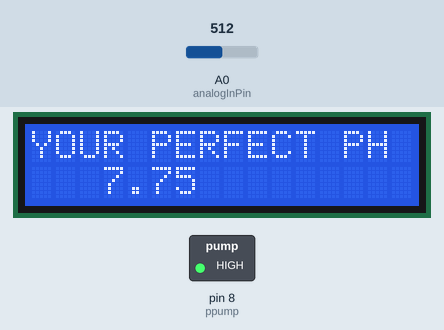
Recording of a sketch running on a simulated Arduino Uno, built with avr-gcc and run on an emulated ATmega328P. Shown: 16×2 character LCD, switched loads named in the sketch (green lamp = pin HIGH). The test bench sets the inputs (shaded band); at power-on: A0 (analogInPin) = 512. What the sketch prints to the serial monitor is not drawn.

Above: at 3.2 s.
3.3 s: A0 (analogInPin) set to 564
At 5.0 s:
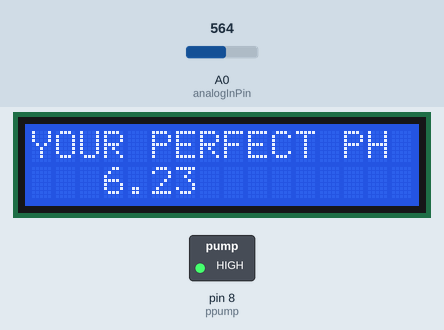
5.6 s: A0 (analogInPin) set to 593
At 7.7 s:
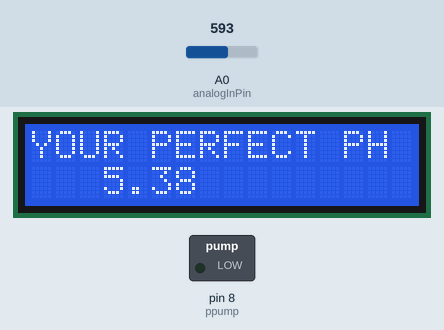
Timing chart, 0 to 13.6 s (numbered marks = the images above; inputs shaded):
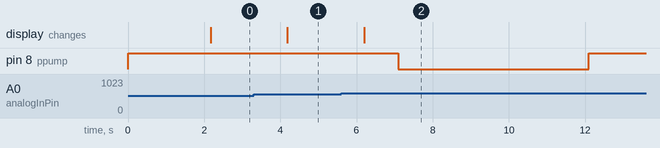

Measured:
- the behaviour switches between 576 and 577 on A0 (analogInPin) (found by bisection; images 1 and 2)
- after the input at 3.3 s, the display: changes after 0.89 s (image 1)
- after the input at 5.6 s, pin 8 (ppump): HIGH → LOW after 1.5 s, → HIGH 5.0 s later; the display: changes after 0.60 s (image 2)

The sketch:

ph_controller_1.ino
```cpp
#include <LiquidCrystal.h>

LiquidCrystal lcd(6, 7, 5, 4, 3, 2);//RS,EN,D4,D5,D6,D7

const int analogInPin = A0;
int ppump = 8;
//const unsigned long ppump_offTime = 11000;
//unsigned long ppump_onTime = 1000;
unsigned int ppumpstate = HIGH;
unsigned long previousMillis=0;
int sensorValue = 0;
unsigned long int avgValue;
float b;
int buf[10],temp;

void setup() {

 pinMode (ppump,OUTPUT);
 digitalWrite (ppump,ppumpstate);
 Serial.begin(9600);

 lcd.begin(16, 2);
 lcd.setCursor(0,0);
 lcd.print("PERFECT pH ");
 lcd.setCursor(0,1);
 lcd.print("BITCHES! ");
 delay(2000);
}

void loop() {
 for(int i=0;i<10;i++)
 {
  buf[i]=analogRead(analogInPin);
  delay(10);
 }
 for(int i=0;i<9;i++)
 {
  for(int j=i+1;j<10;j++)
  {
   if(buf[i]>buf[j])
   {
    temp=buf[i];
    buf[i]=buf[j];
    buf[j]=temp;
   }
  }
 }

 avgValue=0;//
 for(int i=2;i<8;i++)
 avgValue+=buf[i];

 float pHVol=(float)avgValue*5.0/1024/6;
 float phValue = -6.00 * pHVol + 22.75;

 Serial.print("sensor = ");
 Serial.println(phValue);
 lcd.clear();
 lcd.setCursor(0,0);
 lcd.print("YOUR PERFECT PH");
 lcd.setCursor(3,1);
 lcd.print(phValue);
 delay(900);
 {
 }
 long currentMillis = millis();

 bool turnOn = false;

 if (phValue < 5.85) {
   turnOn = true;
 }


 if (turnOn) {
   digitalWrite(ppump, LOW);
   delay(5000);
   digitalWrite(ppump, HIGH);
   delay(600000);
 }

}
```
